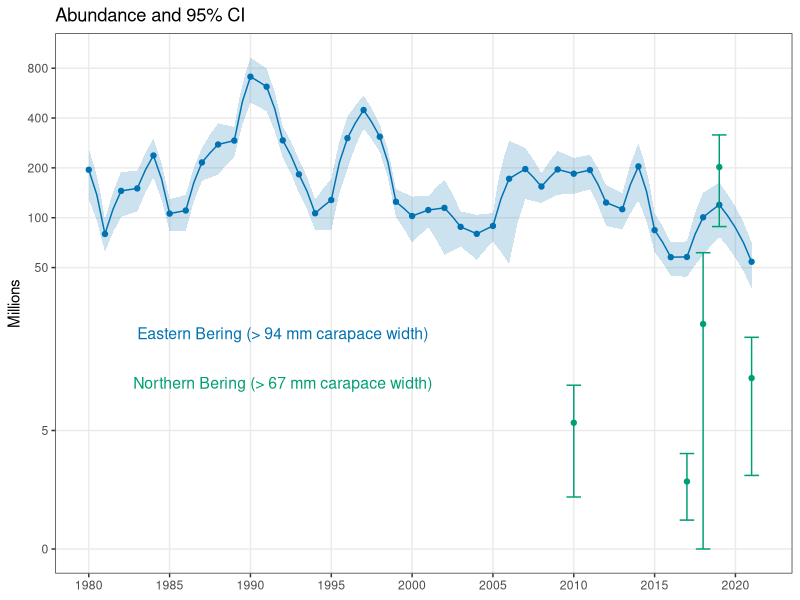
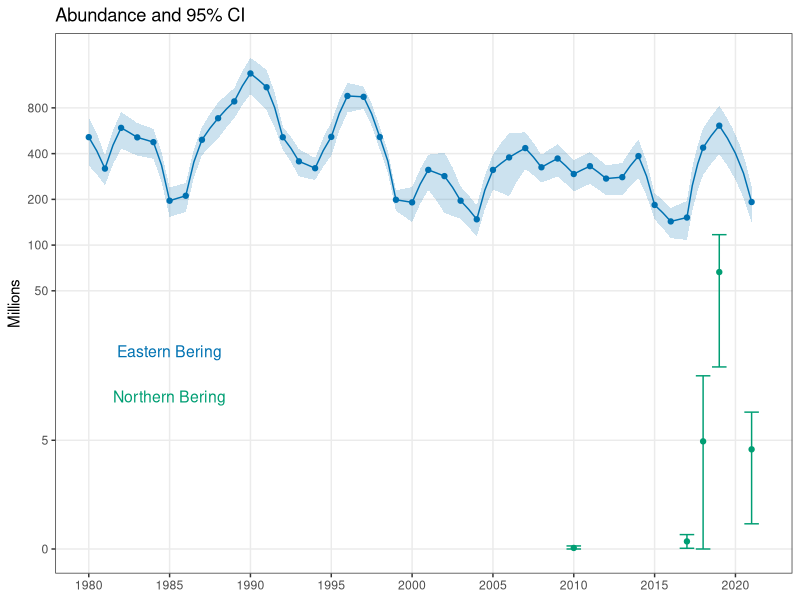
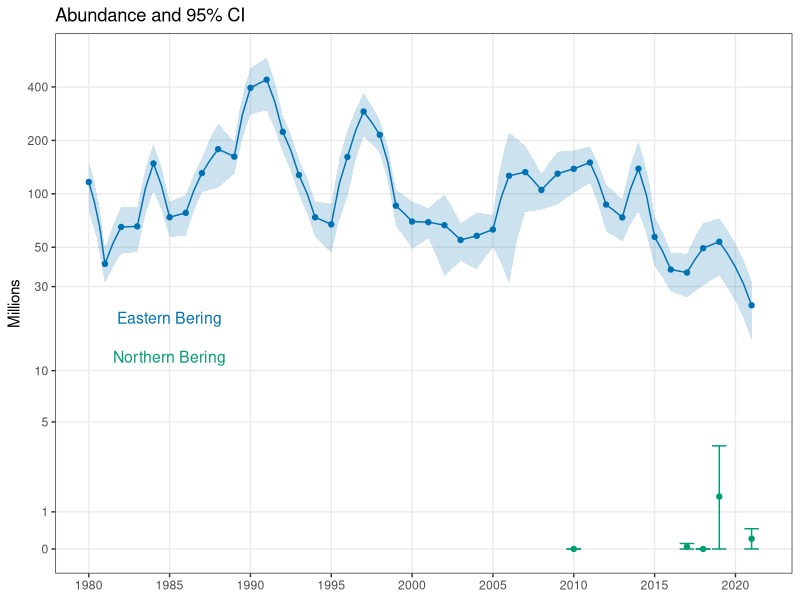
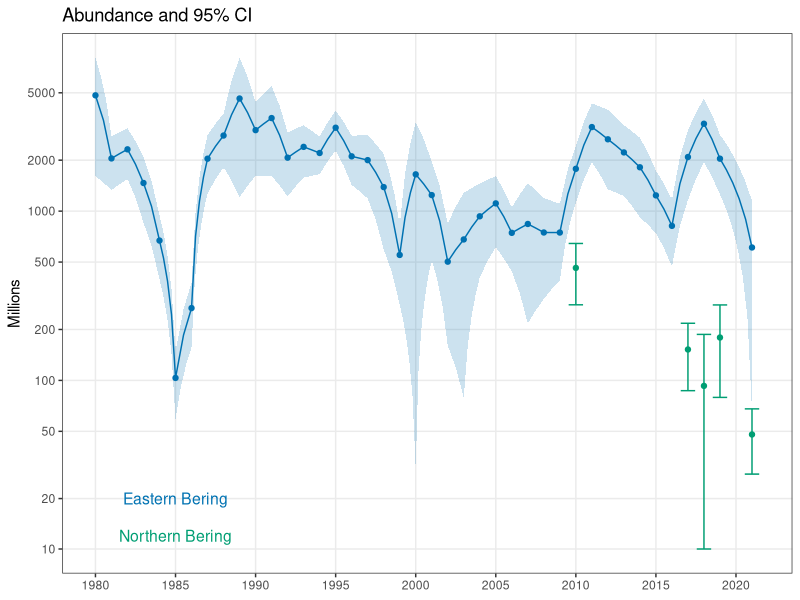
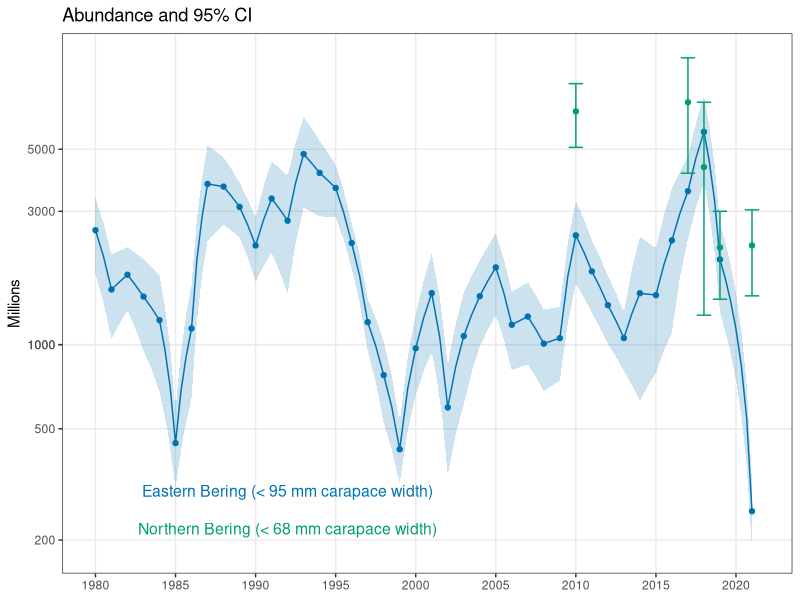
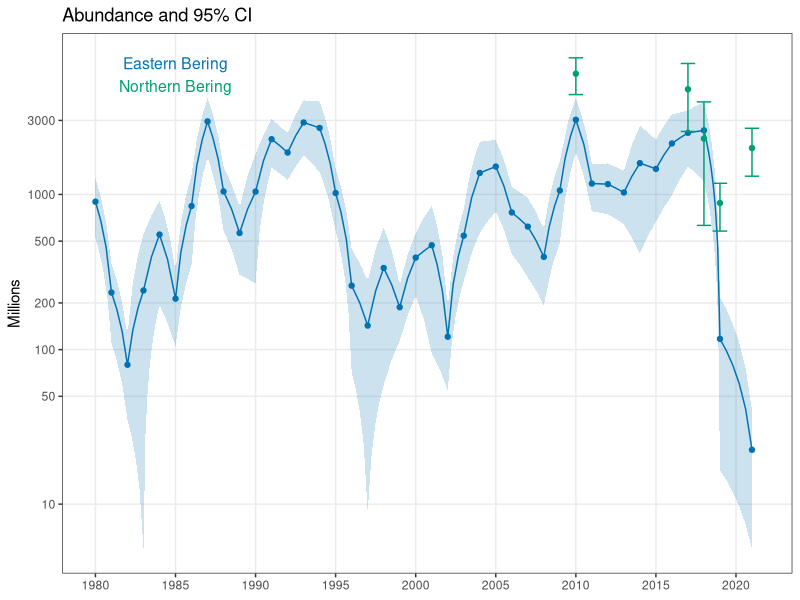
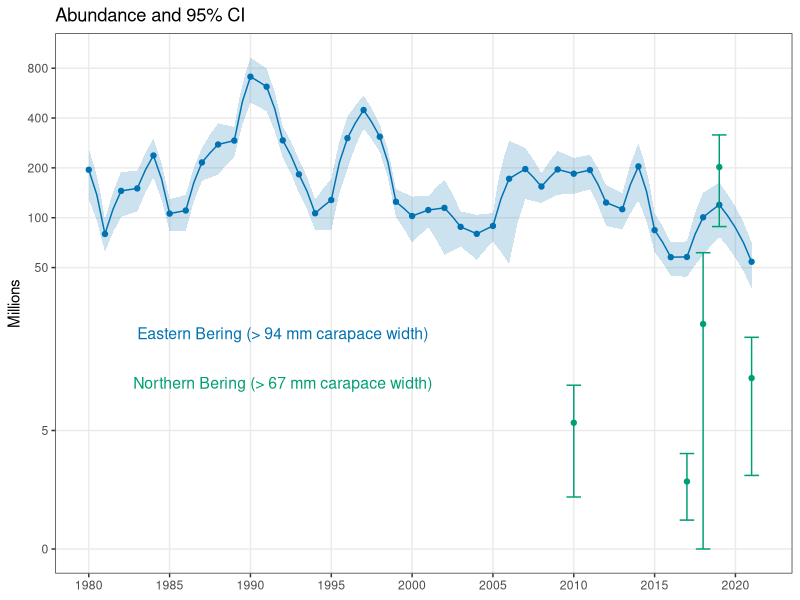
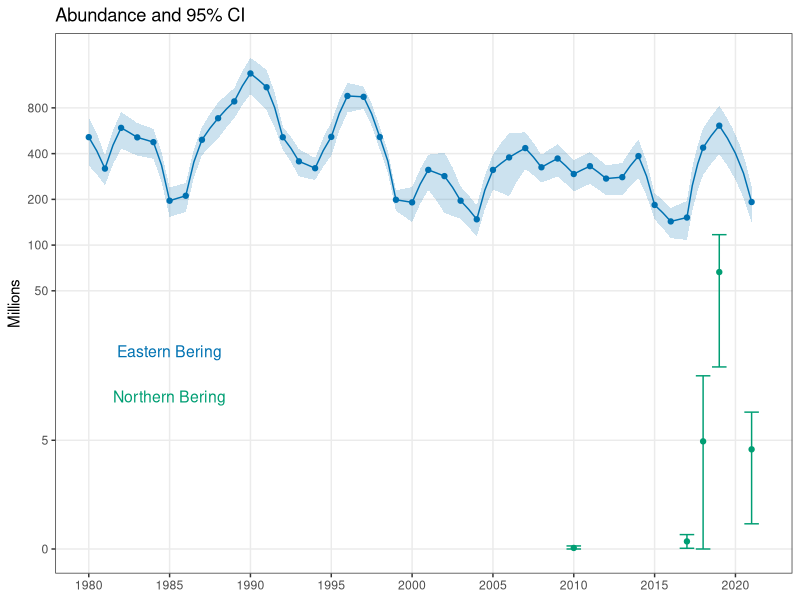

Here is the R script that generated these plots, in order:
# plot abundance time series

library(tidyverse)
cb <- c("#000000", "#E69F00", "#56B4E9", "#009E73", "#F0E442", "#0072B2", "#D55E00", "#CC79A7")

theme_set(theme_bw())

sc <- read.csv("./data/snow_crab_abundance.csv")

head(sc)

# remove CVs
drop <- grep("CV", names(sc))
sc <- sc[,-drop]

# and convert to millions
sc[,2:ncol(sc)] <- sc[,2:ncol(sc)]/1e6

# clean up names
names(sc)[1] <- "year"

# add NBS
nbs <- read.csv("./data/NBS_SC_abundance.csv")

# remove CVs
drop <- grep("CV", names(nbs))
nbs <- nbs[,-drop]

# and convert to millions
nbs[,2:ncol(nbs)] <- nbs[,2:ncol(nbs)]/1e6

# clean up names
names(nbs)[1] <- "year"

# combine for mature male
d1 <- sc %>%
  select(year, NUM_MALE_GE95, CI_NUM_MALE_GE95) %>%
  rename(est = NUM_MALE_GE95, CI = CI_NUM_MALE_GE95) %>%
  mutate(area = "EBS", LCI = est - CI, UCI = est + CI)

d2 <- nbs %>%
  select(year, NUM_MALE_GE68, CI_NUM_MALE_GE68) %>%
  rename(est = NUM_MALE_GE68, CI = CI_NUM_MALE_GE68) %>%
  mutate(area = "NBS", LCI = est - CI, UCI = est + CI)


d2$LCI <- if_else(d2$LCI < 0, 0, d2$LCI)

# mature male SC
ggplot(d1, aes(year, est)) +
  geom_line(color = cb[6]) +
  geom_point(color = cb[6]) +
  geom_ribbon(aes(ymin = LCI, ymax = UCI), alpha = 0.2, fill = cb[6]) +
  theme(axis.title.x = element_blank()) +
  scale_y_continuous(breaks=c(0,5, 50,100,200, 400, 800), minor_breaks = NULL) +
  coord_trans(y = "pseudo_log") +
  scale_x_continuous(breaks = seq(1980, 2020, 5), minor_breaks = NULL) +
  labs(title = "Abundance and 95% CI", y = "Millions") +
  geom_point(data = d2, aes(year, est), color = cb[4]) + 
  geom_errorbar(data = d2, aes(x = year, ymin = LCI, ymax = UCI), color = cb[4]) +
  annotate(geom = "text", label = "Eastern Bering (> 94 mm carapace width)", x = 1992, y = 20, color = cb[6], size = 4) +
  annotate(geom = "text", label = "Northern Bering (> 67 mm carapace width)", x = 1992, y = 10, color = cb[4], size = 4)

ggsave("./figs/mature male SC abundance TS.png", width = 6, height = 4, units = 'in')

# combine for legal male
d1 <- sc %>%
  select(year, NUM_MALE_GE78, CI_NUM_MALE_GE78) %>%
  rename(est = NUM_MALE_GE78, CI = CI_NUM_MALE_GE78) %>%
  mutate(area = "EBS", LCI = est - CI, UCI = est + CI)

d2 <- nbs %>%
  select(year, NUM_MALE_GE78, CI_NUM_MALE_GE78) %>%
  rename(est = NUM_MALE_GE78, CI = CI_NUM_MALE_GE78) %>%
  mutate(area = "NBS", LCI = est - CI, UCI = est + CI)


d2$LCI <- if_else(d2$LCI < 0, 0, d2$LCI)

# legal male SC
ggplot(d1, aes(year, est)) +
  geom_line(color = cb[6]) +
  geom_point(color = cb[6]) +
  geom_ribbon(aes(ymin = LCI, ymax = UCI), alpha = 0.2, fill = cb[6]) +
  theme(axis.title.x = element_blank()) +
  scale_y_continuous(breaks=c(0,5, 50,100,200, 400, 800), minor_breaks = NULL) +
  coord_trans(y = "pseudo_log") +
  scale_x_continuous(breaks = seq(1980, 2020, 5), minor_breaks = NULL) +
  labs(title = "Abundance and 95% CI", y = "Millions") +
  geom_point(data = d2, aes(year, est), color = cb[4]) + 
  geom_errorbar(data = d2, aes(x = year, ymin = LCI, ymax = UCI), color = cb[4]) +
  annotate(geom = "text", label = "Eastern Bering", x = 1985, y = 20, color = cb[6], size = 4) +
  annotate(geom = "text", label = "Northern Bering", x = 1985, y = 10, color = cb[4], size = 4)

ggsave("./figs/legal male SC abundance TS.png", width = 6, height = 4, units = 'in')

# difference in # of individuals
d1$est[d1$year == 2019] - d1$est[d1$year == 2021] # 419 million!

# combine for preferred male
d1 <- sc %>%
  select(year, NUM_MALE_GE102, CI_NUM_MALE_GE102) %>%
  rename(est = NUM_MALE_GE102, CI = CI_NUM_MALE_GE102) %>%
  mutate(area = "EBS", LCI = est - CI, UCI = est + CI)

d2 <- nbs %>%
  select(year, NUM_MALE_GE102, CI_NUM_MALE_GE102) %>%
  rename(est = NUM_MALE_GE102, CI = CI_NUM_MALE_GE102) %>%
  mutate(area = "NBS", LCI = est - CI, UCI = est + CI)


d2$LCI <- if_else(d2$LCI < 0, 0, d2$LCI)


# preferred male SC
ggplot(d1, aes(year, est)) +
  geom_line(color = cb[6]) +
  geom_point(color = cb[6]) +
  geom_ribbon(aes(ymin = LCI, ymax = UCI), alpha = 0.2, fill = cb[6]) +
  theme(axis.title.x = element_blank()) +
  scale_y_continuous(breaks=c(0, 1, 5, 10, 30, 50, 100, 200, 400), minor_breaks = NULL) +
  coord_trans(y = "pseudo_log") +
  scale_x_continuous(breaks = seq(1980, 2020, 5), minor_breaks = NULL) +
  labs(title = "Abundance and 95% CI", y = "Millions") +
  geom_point(data = d2, aes(year, est), color = cb[4]) + 
  geom_errorbar(data = d2, aes(x = year, ymin = LCI, ymax = UCI), color = cb[4]) +
  annotate(geom = "text", label = "Eastern Bering", x = 1985, y = 20, color = cb[6], size = 4) +
  annotate(geom = "text", label = "Northern Bering", x = 1985, y = 12, color = cb[4], size = 4)

ggsave("./figs/preferred male SC abundance TS.png", width = 6, height = 4, units = 'in')

# difference in # of individuals
d1$est[d1$year == 2019] - d1$est[d1$year == 2021] # 30▲ million!

# combine for mature female
d1 <- sc %>%
  select(year, NUM_MATURE_FEMALE, CI_NUM_MATURE_FEMALE) %>%
  rename(est = NUM_MATURE_FEMALE, CI = CI_NUM_MATURE_FEMALE) %>%
  mutate(area = "EBS", LCI = est - CI, UCI = est + CI)

d2 <- nbs %>%
  select(year, NUM_FEMALE_MATURE, CI_NUM_FEMALE_MATURE) %>%
  rename(est = NUM_FEMALE_MATURE, CI = CI_NUM_FEMALE_MATURE) %>%
  mutate(area = "NBS", LCI = est - CI, UCI = est + CI)

d2$LCI <- if_else(d2$LCI < 10, 10, d2$LCI) # note that I'm limiting LCI minimum to 10!!
d1$LCI <- if_else(d1$LCI < 30, 30, d1$LCI) # note that I'm limiting LCI minimum to 30!!

# mature female SC
ggplot(d1, aes(year, est)) +
  geom_line(color = cb[6]) +
  geom_point(color = cb[6]) +
  geom_ribbon(aes(ymin = LCI, ymax = UCI), alpha = 0.2, fill = cb[6]) +
  theme(axis.title.x = element_blank()) +
  scale_y_continuous(breaks=c(0, 1, 5, 10, 20, 50, 100, 200, 500, 1000, 2000, 5000), minor_breaks = NULL) +
  coord_trans(y = "pseudo_log") +
  scale_x_continuous(breaks = seq(1980, 2020, 5), minor_breaks = NULL) +
  labs(title = "Abundance and 95% CI", y = "Millions") +
  geom_point(data = d2, aes(year, est), color = cb[4]) + 
  geom_errorbar(data = d2, aes(x = year, ymin = LCI, ymax = UCI), color = cb[4]) +
  annotate(geom = "text", label = "Eastern Bering", x = 1985, y = 20, color = cb[6], size = 4) +
  annotate(geom = "text", label = "Northern Bering", x = 1985, y = 12, color = cb[4], size = 4)

ggsave("./figs/mature female SC abundance TS.png", width = 6, height = 4, units = 'in')

# difference in # of individuals
d1$est[d1$year == 2018] - d1$est[d1$year == 2021] # 2672 - 2.7 billion!

# combine for immature male
d1 <- sc %>%
  select(year, NUM_MALE_LE94, CI_NUM_MALE_LE94) %>%
  rename(est = NUM_MALE_LE94, CI = CI_NUM_MALE_LE94) %>%
  mutate(area = "EBS", LCI = est - CI, UCI = est + CI)

d2 <- nbs %>%
  select(year, NUM_MALE_LE67, CI_NUM_MALE_LE67) %>%
  rename(est = NUM_MALE_LE67, CI = CI_NUM_MALE_LE67) %>%
  mutate(area = "NBS", LCI = est - CI, UCI = est + CI)



# immature male SC
ggplot(d1, aes(year, est)) +
  geom_line(color = cb[6]) +
  geom_point(color = cb[6]) +
  geom_ribbon(aes(ymin = LCI, ymax = UCI), alpha = 0.2, fill = cb[6]) +
  theme(axis.title.x = element_blank()) +
  scale_y_continuous(breaks=c(5, 20, 50, 100, 200, 500, 1000, 3000, 5000, 1000), minor_breaks = NULL) +
  coord_trans(y = "pseudo_log") +
  scale_x_continuous(breaks = seq(1980, 2020, 5), minor_breaks = NULL) +
  labs(title = "Abundance and 95% CI", y = "Millions") +
  geom_point(data = d2, aes(year, est), color = cb[4]) + 
  geom_errorbar(data = d2, aes(x = year, ymin = LCI, ymax = UCI), color = cb[4]) +
  annotate(geom = "text", label = "Eastern Bering (< 95 mm carapace width)", x = 1992, y = 300, color = cb[6], size = 4) +
  annotate(geom = "text", label = "Northern Bering (< 68 mm carapace width)", x = 1992, y = 220, color = cb[4], size = 4)

ggsave("./figs/immature male SC abundance TS.png", width = 6, height = 4, units = 'in')


# difference in # of individuals
d1$est[d1$year == 2018] - d1$est[d1$year == 2021] # 5519 - 5.5 billion!


# combine for immature female
d1 <- sc %>%
  select(year, NUM_IMMATURE_FEMALE, CI_NUM_IMMATURE_FEMALE) %>%
  rename(est = NUM_IMMATURE_FEMALE, CI = CI_NUM_IMMATURE_FEMALE) %>%
  mutate(area = "EBS", LCI = est - CI, UCI = est + CI)

d2 <- nbs %>%
  select(year, NUM_FEMALE_IMMATURE, CI_NUM_FEMALE_IMMATURE) %>%
  rename(est = NUM_FEMALE_IMMATURE, CI = CI_NUM_FEMALE_IMMATURE) %>%
  mutate(area = "NBS", LCI = est - CI, UCI = est + CI)

d1$LCI <- if_else(d1$LCI < 5, 5, d1$LCI) # note that I'm limiting LCI minimum to 5!!

# immature female SC
ggplot(d1, aes(year, est)) +
  geom_line(color = cb[6]) +
  geom_point(color = cb[6]) +
  geom_ribbon(aes(ymin = LCI, ymax = UCI), alpha = 0.2, fill = cb[6]) +
  theme(axis.title.x = element_blank()) +
  scale_y_continuous(breaks=c(10, 50, 100, 200, 500, 1000, 3000), minor_breaks = NULL) +
  coord_trans(y = "pseudo_log") +
  scale_x_continuous(breaks = seq(1980, 2020, 5), minor_breaks = NULL) +
  labs(title = "Abundance and 95% CI", y = "Millions") +
  geom_point(data = d2, aes(year, est), color = cb[4]) + 
  geom_errorbar(data = d2, aes(x = year, ymin = LCI, ymax = UCI), color = cb[4]) +
  annotate(geom = "text", label = "Eastern Bering", x = 1985, y = 7000, color = cb[6], size = 4) +
  annotate(geom = "text", label = "Northern Bering", x = 1985, y = 5000, color = cb[4], size = 4)

ggsave("./figs/immature female SC abundance TS.png", width = 6, height = 4, units = 'in')


# difference in # of individuals
d1$est[d1$year == 2018] - d1$est[d1$year == 2021] # 2566 - 2.6 billion!
